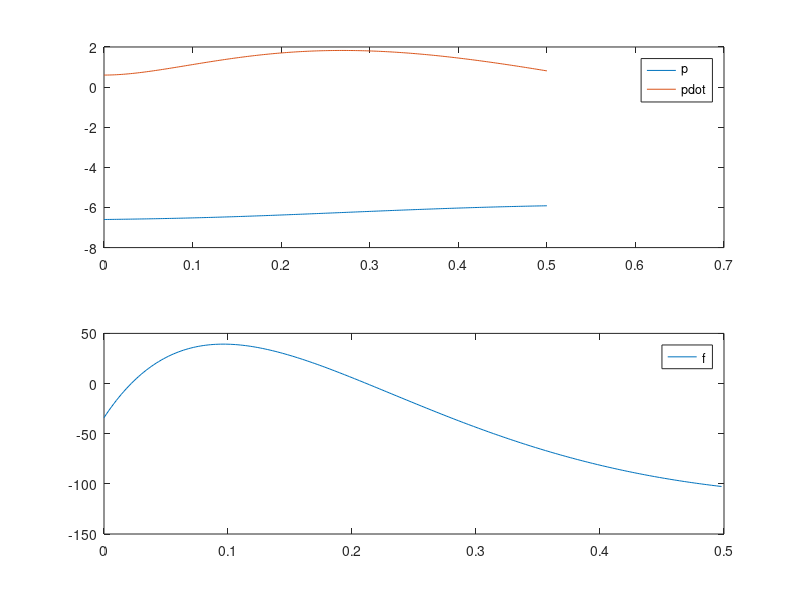

The MATLAB script that drew this image:
function startercode150509
[T,X,U,XFORDISPLAY] = RunSimulation;
PlotResults(T,X,U);
p = mat2str(XFORDISPLAY(1),8)
pdot = mat2str(XFORDISPLAY(2),8)
end

function [actuators,data] = initControlSystem(sensors,references,parameters,data)
%%%%%%%%%%%%%%%%%%
% MODIFY
data.A = [0, 1; -7/10, -2/5];
data.B = [0; 1/10];
data.C = [0, 1];
data.xhat = [0; 0];
data.u = 0;

pcon = [-2, -1];
pobs = [-8, -4];

data.K = acker(data.A, data.B, pcon);
data.L = acker(data.A', data.C', pobs)';
data.K
data.L
%
%%%%%%%%%%%%%%%%%%
[actuators,data] = runControlSystem(sensors,references,parameters,data);
end

function [actuators,data] = runControlSystem(sensors,references,parameters,data)
%%%%%%%%%%%%%%%%%%
% MODIFY
u = -data.K*data.xhat;
y = sensors.pdot - (-6);
data.xhat=data.xhat+(data.A*data.xhat+data.B*u-data.L*(data.C*data.xhat-y))*parameters.tStep;
actuators.f = u + (7*(-6) + 8);
%
%%%%%%%%%%%%%%%%%%
end

function [T,X,U,XFORDISPLAY] = RunSimulation
[t,x,tStep,nSteps,nStepsForDisplay] = InitSimulation;
T = t;
X = x;
U = [];
controller.init = @initControlSystem;
controller.run = @runControlSystem;
controller.sensors = GetSensors(t,x);
controller.references = struct;
controller.parameters = struct('tStep',tStep);
controller.data = struct;
[controller.actuators,controller.data] = ...
    controller.init(controller.sensors, ...
                    controller.references, ...
                    controller.parameters, ...
                    controller.data);
for iStep = 1:nSteps
    u = GetInput(controller.actuators);
    [t,x] = ode45(@(t,x) GetXDot(t,x,u),[t t+tStep],x);
    t = t(end);
    x = x(end,:)';
    controller.sensors = GetSensors(t,x);
    [controller.actuators,controller.data] = ...
    controller.run(controller.sensors, ...
                    controller.references, ...
                    controller.parameters, ...
                    controller.data);
    T = [T t];
    X = [X x];
    U = [U u];
    if iStep==nStepsForDisplay
        XFORDISPLAY = x;
    end
end
end

function [t,x,tStep,nSteps,nStepsForDisplay] = InitSimulation
t = 0;
x = [-6.60; 0.60];
tStep = 0.002;
nStepsForDisplay = 25;
nSteps = 250;
end

function u = GetInput(actuators)
u = actuators.f;
end

function sensors = GetSensors(t,x)
sensors.t = t;
sensors.pdot = x(2);
end

function xdot = GetXDot(t,x,u)
xdot = [x(2); (1/10)*(-(4*x(2)+7*x(1)+8)+u(1))];
end

function PlotResults(T,X,U)
clf;
subplot(2,1,1);
plot(T,X);
legend('p','pdot');
subplot(2,1,2);
plot(T(1:end-1),U);
legend('f');
end
